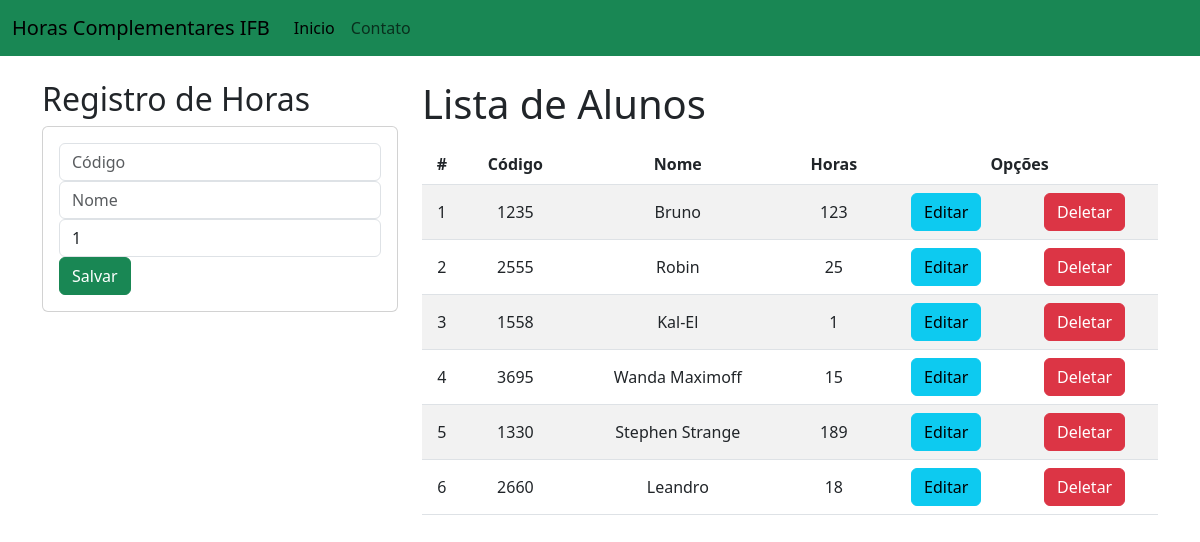
The page / on the database its author committed.
### core/models.py (models this page shows, shortened)
class Registro(models.Model):
    codigo = models.CharField(primary_key=True,max_length=5)
    nome = models.CharField(max_length=50)
    horas= models.PositiveSmallIntegerField()

### core/views.py (the view)
# urls.py: 2. Add a URL to urlpatterns:  path('', views.home, name='home')
def home(request):# função que retorna a pagina inicial
    registros=Registro.objects.all()
    return render(request, 'index.html',{'registro':registros})

### core/templates/index.html (shortened to what this page needs)
{% extends "./base.html" %}    >
    {% block body %}
    <div class="row">
            <div class="col-sm-12 col-lg-4 col-xl-4">
            <h2>Registro de Horas</h2>
            <div class="card">
                <div class="card-body">
                    <form action="/registrarHoras/" method="POST">{% csrf_token %}
                        <div class="form-group">
                            <input type="text" id="txtCodigo" name="txtCodigo" class="form-control" placeholder="Código"
                            minlength="4" maxlength="6" required>
                        </div>
                        <div class="form-group">
                            <input type="text" id="txtNome" name="txtNome" class="form-control" placeholder="Nome"
                                maxlength="50" required>
                        </div>
                        <div class="form-group">
                            <input type="text" id="numHoras" name="numHoras" class="form-control" placeholder="Quantidade de Horas" min="1" max="9"
                                value="1" required>
                        </div>
                        <div class="form-group">
                            <button type="submit" class="btn btn-success btn-block text-white">Salvar</button>
                        </div>
                    </form>
                </div>
            </div>
            </div>
            <div class="col-sm-12 col-lg-8 col-xl-8">
                <h1>Lista de Alunos</h1>
                 <div class="table-responsive py-2">
                    <table class="table table-striped">
                        <thead>
                            <tr>
                                <th>#</th>
                                <th>Código</th>
                                <th>Nome</th>
                                <th>Horas</th>
                                <th colspan="2">Opções</th>
                            </tr>
                        </thead>
                        <tbody>
                            {% for r in registro %}
                                    <tr>
                                        <td>{{forloop.counter}}</td>
                                        <td>{{r.codigo}}</td>
                                        <td>{{r.nome}}</td>
                                        <td>{{r.horas}}</td>
                                        <td><a href="edicaoHoras/{{r.codigo}}" class="btn btn-info">Editar</a></td>
                                        <td><a href="deletarHoras/{{r.codigo}}" class="btn btn-danger btnEliminacion" >Deletar</a></td>
                                    </tr>
                            {% endfor %}
                        </tbody>
                        </table>
                 </div>
            </div>
    </div>
    {% endblock %}

### core/templates/base.html (shortened to what this page needs)
<!DOCTYPE html>
<html lang="en">
<head>
    {% load static %}
    <link href="https://cdn.jsdelivr.net/npm/bootstrap@5.3.0/dist/css/bootstrap.min.css" rel="stylesheet">
    <link rel="stylesheet" href="{% static 'css/Gestaohoras.css'%}">
</head>
<body>
    <nav class="navbar navbar-expand-lg bg-success">
        <div class="container-fluid">
          <a class="navbar-brand" href="#">Horas Complementares IFB</a>
          <div class="collapse navbar-collapse" id="navbarNav">
            <ul class="navbar-nav">
              <li class="nav-item">
                <a class="nav-link active" aria-current="page" href="#">Inicio</a>
              </li>
              <li class="nav-item">
                <a class="nav-link" href="#">Contato</a>
              </li>
            </ul>
          </div>
        </div>
      </nav>
      <div class="container py-4">
       {% block body %}
       {% endblock %}
      </div>
</body>
</html>

### core/static/css/GestaoHoras.css (style rules this page uses)
th, td { text-align: center; vertical-align: middle; }

### rows shown on the page
Registro: codigo "1235", nome "Bruno", horas "123"
Registro: codigo "2555", nome "Robin", horas "25"
Registro: codigo "1558", nome "Kal-El", horas "1"
Registro: codigo "3695", nome "Wanda Maximoff", horas "15"
Registro: codigo "1330", nome "Stephen Strange", horas "189"
Registro: codigo "2660", nome "Leandro", horas "18"
